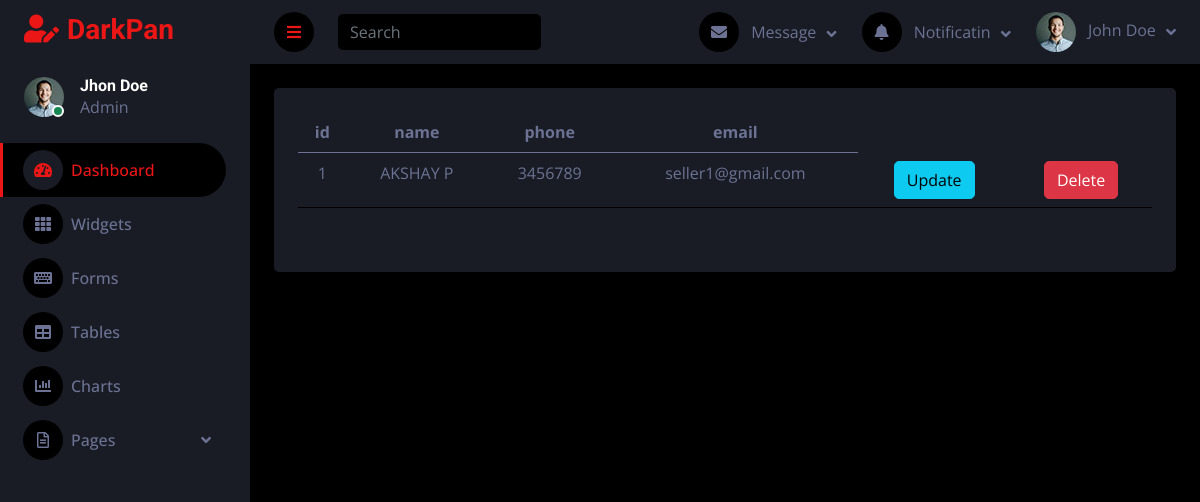
/seller_details/, run on an earlier commit of the app's database.
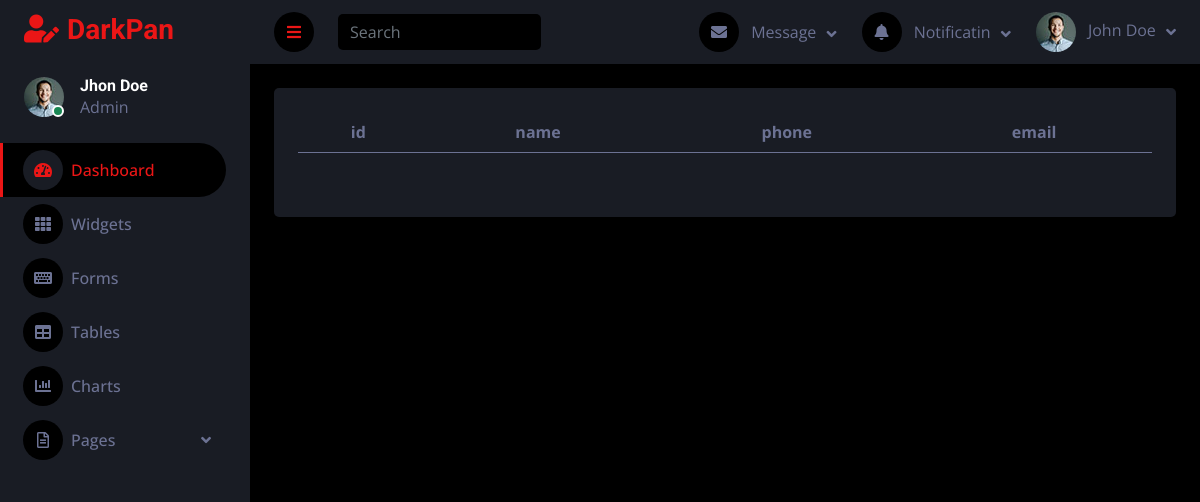
And on a later commit of the database.
### sales_app/models.py (models this page shows, shortened)
class Seller(models.Model):
    user = models.ForeignKey(User_model, on_delete=models.CASCADE, related_name="seller")
    name = models.CharField(max_length=50)
    phone_number = models.CharField(max_length=100)
    email = models.EmailField()
    status2 = models.BooleanField(default=0)

### sales_app/admin_views.py (the view)
# urls.py: path("seller_details/", admin_views.seller_details, name="seller_details"),
def seller_details(request):
    sellers=Seller.objects.all()
    return render(request, "admin/seller_details.html",{'sellers':sellers})

### template/admin/seller_details.html
{% extends 'dash.html' %}
{% block content %}
<table class="table" >
  <thead>
    <tr>
      <th scope="col">id</th>
      <th scope="col">name</th>
      <th scope="col">phone</th>
      <th scope="col">email</th>
    </tr>
  </thead>
  <tbody>
  {% for i in sellers %}
    <tr>
      <td>{{i.id}}</td>
      <td>{{i.name}}</td>
      <td>{{i.phone_number}}</td>
      <td>{{i.email}}</td>
      <td><a href="{% url 'seller_update' i.id %}" ><button class="btn btn-info">Update</button></a></td>
      <td><a href="{% url 'seller_delete' i.id %}"><button class="btn btn-danger">Delete</button></a></td>
    </tr>
  {% endfor %}
  </tbody>
</table>
{% endblock %}

What changed in the data, as far as the page shows it:
removed Seller: id "1", name "AKSHAY P", phone_number "3456789", email "seller1@gmail.com"
